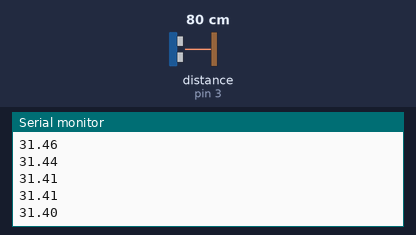
Bench run of a sketch on a simulated Arduino Uno, built with avr-gcc and run on an emulated ATmega328P. Parts: the last lines printed to the serial monitor. Wiring (inferred from the names in the program): ultrasonic range finder: trigger pin 8; echo pin 3. The inputs (shaded band) are chosen by the test bench; at power-on: distance to the obstacle (sensor on pin 3) 80 cm. The echo pulse lasts 58.3 µs per cm.

Above: at 1.2 s.
1.3 s: distance to the obstacle (sensor on pin 3) set to 2 cm
At 1.39 s:
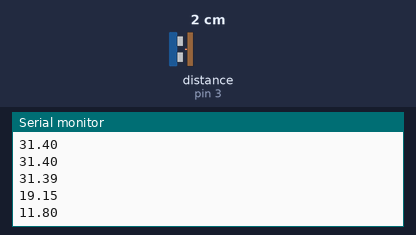
2.8 s: distance to the obstacle (sensor on pin 3) set to 4 cm
At 2.83 s:
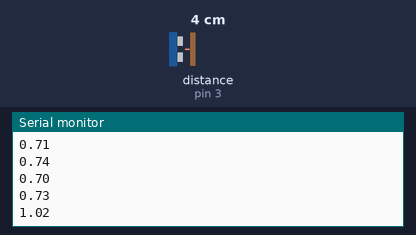
Timing chart, 0 to 5.8 s (numbered marks = the images above; inputs shaded):
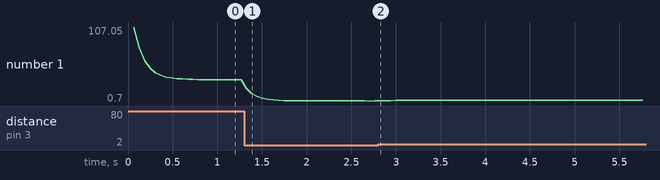

Measured:
- after the input at 1.3 s, the serial monitor: prints a new line at once (image 1)
- after the input at 2.8 s, the serial monitor: prints a new line at once (image 2)
- plotted number 1: 31.39 → 0.73 after the input at 1.3 s, 0.73 → 1.54 after the input at 2.8 s

The sketch:

Step1_Ultrasonic.ino
```cpp
#define ECHO_PIN 3
#define TRIGGER_PIN 8

unsigned long lastTimeUltrasonicTrigger = millis();
unsigned long ultrasonicTriggerDelay = 60;

volatile unsigned long pulseInTimeBegin;
volatile unsigned long pulseInTimeEnd;
volatile bool newDistanceAvailable = false;

float previousDistance = 157.48;


void triggerUltrasonicSensor(){

  digitalWrite(TRIGGER_PIN, LOW);
  delayMicroseconds(2);
  digitalWrite(TRIGGER_PIN, HIGH);
  delayMicroseconds(10);
  digitalWrite(TRIGGER_PIN, LOW);

}


void echoPinInterrupt(){

  if (digitalRead(ECHO_PIN) == HIGH){
    pulseInTimeBegin = micros();
  }
  else{
    pulseInTimeEnd = micros();
    newDistanceAvailable = true;
  }

}


float getUltrasonicDistance(){

  float durationMicros = pulseInTimeEnd - pulseInTimeBegin;
  float distance = durationMicros / 148.0;

  if (distance > 157.48){
    return previousDistance;
  }
  distance = previousDistance * 0.6 + distance * 0.4;
  previousDistance = distance;

  return distance;
}


void setup(){

  Serial.begin(115200);
  pinMode(ECHO_PIN, INPUT);
  pinMode(TRIGGER_PIN, OUTPUT);

  attachInterrupt(digitalPinToInterrupt(ECHO_PIN),
                  echoPinInterrupt,
                  CHANGE);
}


void loop(){

  unsigned long timeNow = millis();

  if (timeNow - lastTimeUltrasonicTrigger > ultrasonicTriggerDelay){
    lastTimeUltrasonicTrigger += ultrasonicTriggerDelay;
    triggerUltrasonicSensor();
  }

  if (newDistanceAvailable){
    newDistanceAvailable = false;
    float distance = getUltrasonicDistance();
    Serial.println(distance);
  }

}
```
